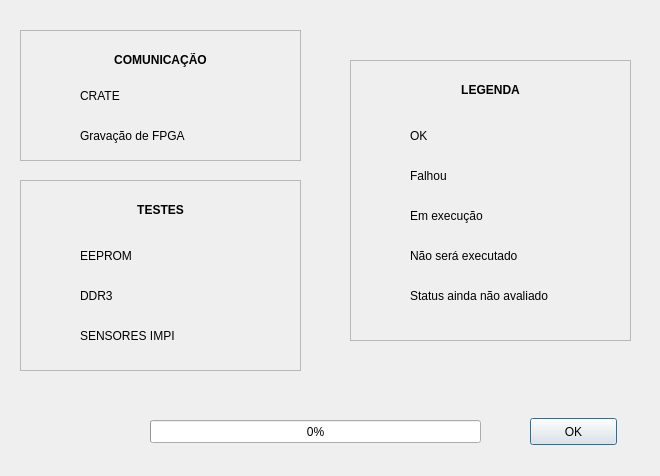
<?xml version="1.0" encoding="UTF-8"?>
<ui version="4.0">
 <class>Dialog</class>
 <widget class="QDialog" name="Dialog">
  <property name="geometry">
   <rect>
    <x>0</x>
    <y>0</y>
    <width>660</width>
    <height>476</height>
   </rect>
  </property>
  <property name="windowTitle">
   <string>Status</string>
  </property>
  <widget class="QFrame" name="frame">
   <property name="geometry">
    <rect>
     <x>20</x>
     <y>30</y>
     <width>281</width>
     <height>131</height>
    </rect>
   </property>
   <property name="frameShape">
    <enum>QFrame::StyledPanel</enum>
   </property>
   <property name="frameShadow">
    <enum>QFrame::Raised</enum>
   </property>
   <widget class="QLabel" name="label">
    <property name="geometry">
     <rect>
      <x>0</x>
      <y>20</y>
      <width>281</width>
      <height>20</height>
     </rect>
    </property>
    <property name="text">
     <string>&lt;html&gt;&lt;head/&gt;&lt;body&gt;&lt;p align=&quot;center&quot;&gt;&lt;span style=&quot; font-weight:600;&quot;&gt;COMUNICAÇÃO&lt;/span&gt;&lt;/p&gt;&lt;/body&gt;&lt;/html&gt;</string>
    </property>
   </widget>
   <widget class="KLed" name="kled_CRATE">
    <property name="geometry">
     <rect>
      <x>20</x>
      <y>50</y>
      <width>28</width>
      <height>28</height>
     </rect>
    </property>
   </widget>
   <widget class="QLabel" name="label_2">
    <property name="geometry">
     <rect>
      <x>60</x>
      <y>50</y>
      <width>58</width>
      <height>31</height>
     </rect>
    </property>
    <property name="text">
     <string>CRATE</string>
    </property>
   </widget>
   <widget class="KLed" name="kled_FPGA">
    <property name="geometry">
     <rect>
      <x>20</x>
      <y>90</y>
      <width>28</width>
      <height>28</height>
     </rect>
    </property>
   </widget>
   <widget class="QLabel" name="label_9">
    <property name="geometry">
     <rect>
      <x>60</x>
      <y>90</y>
      <width>121</width>
      <height>31</height>
     </rect>
    </property>
    <property name="text">
     <string>Gravação de FPGA</string>
    </property>
   </widget>
  </widget>
  <widget class="QFrame" name="frame_2">
   <property name="geometry">
    <rect>
     <x>20</x>
     <y>180</y>
     <width>281</width>
     <height>191</height>
    </rect>
   </property>
   <property name="frameShape">
    <enum>QFrame::StyledPanel</enum>
   </property>
   <property name="frameShadow">
    <enum>QFrame::Raised</enum>
   </property>
   <widget class="QLabel" name="label_3">
    <property name="geometry">
     <rect>
      <x>0</x>
      <y>20</y>
      <width>281</width>
      <height>20</height>
     </rect>
    </property>
    <property name="text">
     <string>&lt;html&gt;&lt;head/&gt;&lt;body&gt;&lt;p align=&quot;center&quot;&gt;&lt;span style=&quot; font-weight:600;&quot;&gt;TESTES&lt;/span&gt;&lt;/p&gt;&lt;/body&gt;&lt;/html&gt;</string>
    </property>
   </widget>
   <widget class="KLed" name="kled_EEPROM">
    <property name="geometry">
     <rect>
      <x>20</x>
      <y>60</y>
      <width>28</width>
      <height>28</height>
     </rect>
    </property>
   </widget>
   <widget class="QLabel" name="label_4">
    <property name="geometry">
     <rect>
      <x>60</x>
      <y>60</y>
      <width>58</width>
      <height>31</height>
     </rect>
    </property>
    <property name="text">
     <string>EEPROM</string>
    </property>
   </widget>
   <widget class="QLabel" name="label_5">
    <property name="geometry">
     <rect>
      <x>60</x>
      <y>100</y>
      <width>58</width>
      <height>31</height>
     </rect>
    </property>
    <property name="text">
     <string>DDR3</string>
    </property>
   </widget>
   <widget class="KLed" name="kled_DDR3">
    <property name="geometry">
     <rect>
      <x>20</x>
      <y>100</y>
      <width>28</width>
      <height>28</height>
     </rect>
    </property>
   </widget>
   <widget class="QLabel" name="label_6">
    <property name="geometry">
     <rect>
      <x>60</x>
      <y>140</y>
      <width>101</width>
      <height>31</height>
     </rect>
    </property>
    <property name="text">
     <string>SENSORES IMPI</string>
    </property>
   </widget>
   <widget class="KLed" name="kled_SENSORES_IPMI">
    <property name="geometry">
     <rect>
      <x>20</x>
      <y>140</y>
      <width>28</width>
      <height>28</height>
     </rect>
    </property>
   </widget>
  </widget>
  <widget class="QFrame" name="frame_3">
   <property name="geometry">
    <rect>
     <x>350</x>
     <y>60</y>
     <width>281</width>
     <height>281</height>
    </rect>
   </property>
   <property name="frameShape">
    <enum>QFrame::StyledPanel</enum>
   </property>
   <property name="frameShadow">
    <enum>QFrame::Raised</enum>
   </property>
   <widget class="QLabel" name="label_7">
    <property name="geometry">
     <rect>
      <x>0</x>
      <y>20</y>
      <width>281</width>
      <height>20</height>
     </rect>
    </property>
    <property name="text">
     <string>&lt;html&gt;&lt;head/&gt;&lt;body&gt;&lt;p align=&quot;center&quot;&gt;&lt;span style=&quot; font-weight:600;&quot;&gt;LEGENDA&lt;/span&gt;&lt;/p&gt;&lt;/body&gt;&lt;/html&gt;</string>
    </property>
   </widget>
   <widget class="KLed" name="kled_OK">
    <property name="geometry">
     <rect>
      <x>20</x>
      <y>60</y>
      <width>28</width>
      <height>28</height>
     </rect>
    </property>
   </widget>
   <widget class="QLabel" name="label_8">
    <property name="geometry">
     <rect>
      <x>60</x>
      <y>60</y>
      <width>58</width>
      <height>31</height>
     </rect>
    </property>
    <property name="text">
     <string>OK</string>
    </property>
   </widget>
   <widget class="QLabel" name="label_FALHOU">
    <property name="geometry">
     <rect>
      <x>60</x>
      <y>100</y>
      <width>58</width>
      <height>31</height>
     </rect>
    </property>
    <property name="text">
     <string>Falhou</string>
    </property>
   </widget>
   <widget class="KLed" name="kled_FALHOU">
    <property name="geometry">
     <rect>
      <x>20</x>
      <y>100</y>
      <width>28</width>
      <height>28</height>
     </rect>
    </property>
    <property name="color">
     <color>
      <red>255</red>
      <green>0</green>
      <blue>0</blue>
     </color>
    </property>
   </widget>
   <widget class="QLabel" name="label_10">
    <property name="geometry">
     <rect>
      <x>60</x>
      <y>140</y>
      <width>101</width>
      <height>31</height>
     </rect>
    </property>
    <property name="text">
     <string>Em execução</string>
    </property>
   </widget>
   <widget class="KLed" name="kled_EXECUCAO">
    <property name="geometry">
     <rect>
      <x>20</x>
      <y>140</y>
      <width>28</width>
      <height>28</height>
     </rect>
    </property>
    <property name="color">
     <color>
      <red>255</red>
      <green>255</green>
      <blue>0</blue>
     </color>
    </property>
   </widget>
   <widget class="KLed" name="kled_N_EXECUTADO">
    <property name="geometry">
     <rect>
      <x>20</x>
      <y>180</y>
      <width>28</width>
      <height>28</height>
     </rect>
    </property>
    <property name="color">
     <color>
      <red>0</red>
      <green>0</green>
      <blue>255</blue>
     </color>
    </property>
   </widget>
   <widget class="QLabel" name="label_11">
    <property name="geometry">
     <rect>
      <x>60</x>
      <y>180</y>
      <width>141</width>
      <height>31</height>
     </rect>
    </property>
    <property name="text">
     <string>Não será executado</string>
    </property>
   </widget>
   <widget class="KLed" name="kled_N_AVALIADO">
    <property name="geometry">
     <rect>
      <x>20</x>
      <y>220</y>
      <width>28</width>
      <height>28</height>
     </rect>
    </property>
    <property name="state">
     <enum>KLed::Off</enum>
    </property>
   </widget>
   <widget class="QLabel" name="label_12">
    <property name="geometry">
     <rect>
      <x>60</x>
      <y>220</y>
      <width>171</width>
      <height>31</height>
     </rect>
    </property>
    <property name="text">
     <string>Status ainda não avaliado</string>
    </property>
   </widget>
  </widget>
  <widget class="QProgressBar" name="progressBar">
   <property name="geometry">
    <rect>
     <x>150</x>
     <y>420</y>
     <width>331</width>
     <height>23</height>
    </rect>
   </property>
   <property name="value">
    <number>0</number>
   </property>
  </widget>
  <widget class="QPushButton" name="OK_BUTTON_LEDS">
   <property name="geometry">
    <rect>
     <x>530</x>
     <y>418</y>
     <width>87</width>
     <height>27</height>
    </rect>
   </property>
   <property name="text">
    <string>OK</string>
   </property>
  </widget>
 </widget>
 <customwidgets>
  <customwidget>
   <class>KLed</class>
   <extends>QWidget</extends>
   <header>kled.h</header>
  </customwidget>
 </customwidgets>
 <resources/>
 <connections/>
</ui>
